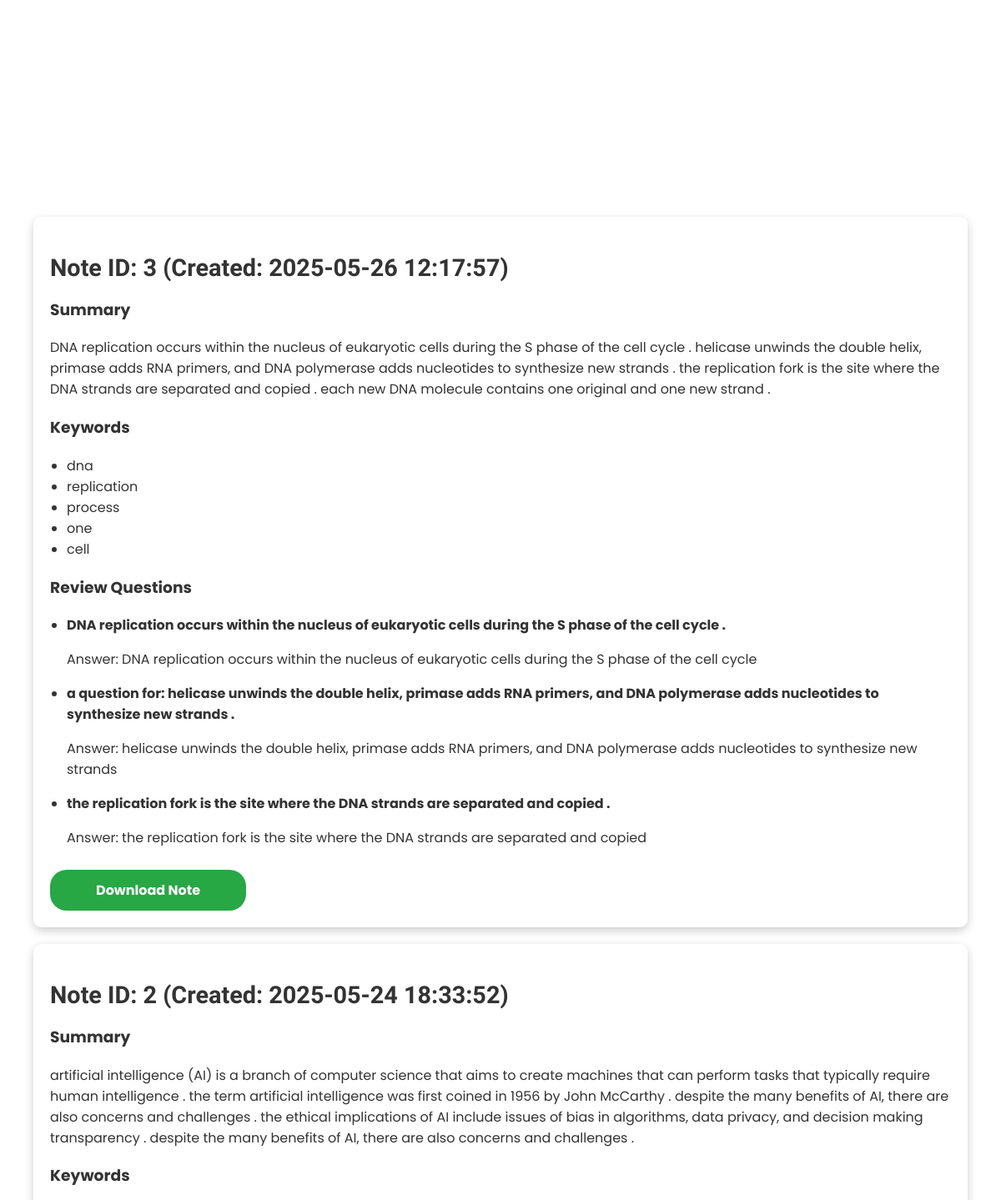
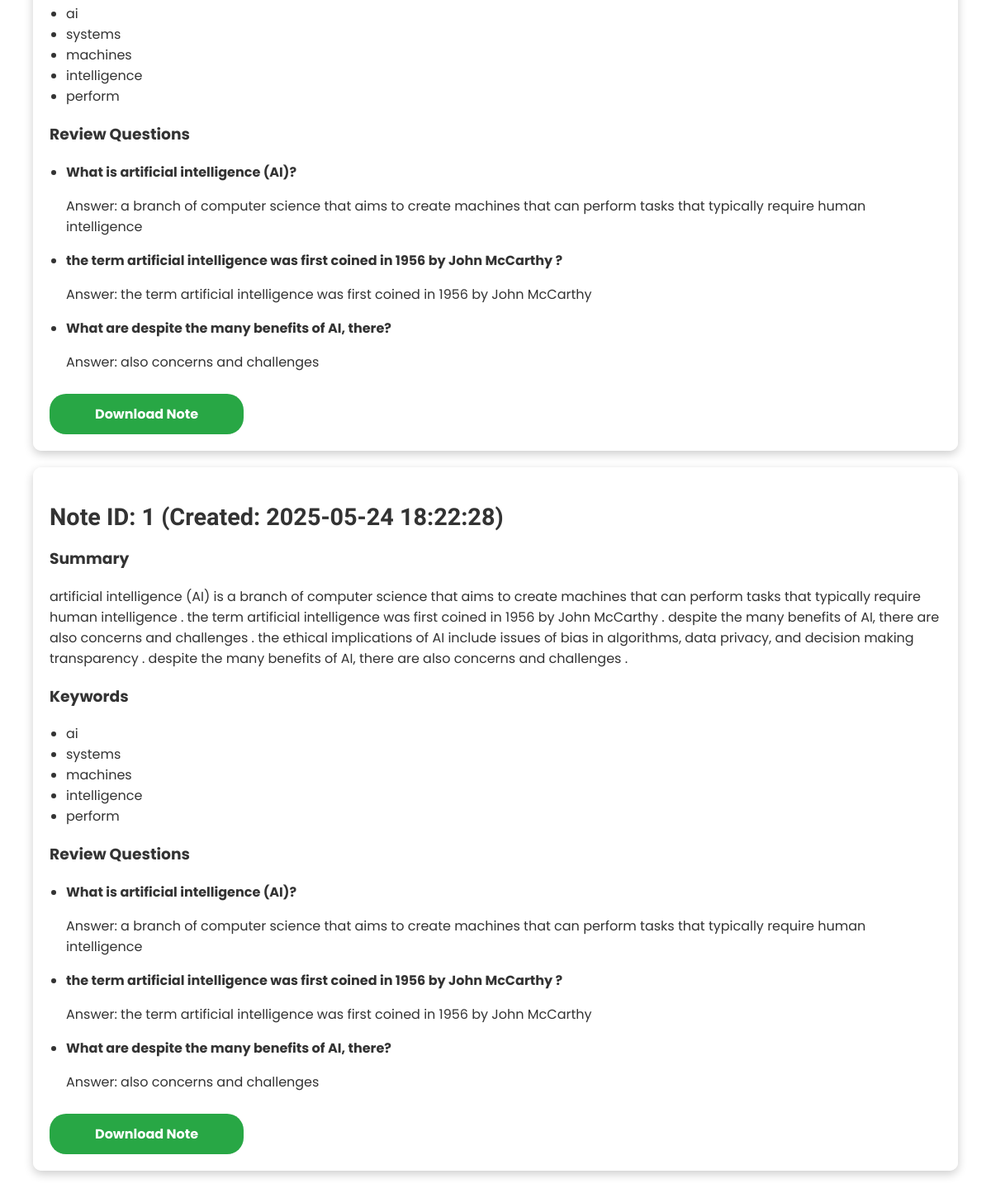
The app's page /notes (signed in) with its own data (2 pictures, top to bottom).
### tables this page shows
CREATE TABLE notes (
        id INTEGER PRIMARY KEY AUTOINCREMENT,
        user_id INTEGER NOT NULL,
        summary TEXT NOT NULL,
        keywords TEXT,
        questions TEXT,
        flashcards TEXT,
        created_at TIMESTAMP DEFAULT CURRENT_TIMESTAMP, user_note_id INTEGER,
        FOREIGN KEY (user_id) REFERENCES users(id)
    );

### app.py (the view)
@app.route('/notes')
def view_notes():
    if 'user_id' not in session:
        return redirect(url_for('home'))
    conn = sqlite3.connect('users.db')
    cursor = conn.cursor()
    cursor.execute("PRAGMA table_info(notes)")
    columns = [info[1] for info in cursor.fetchall()]
    use_user_note_id = 'user_note_id' in columns
    if use_user_note_id:
        cursor.execute("SELECT user_note_id, summary, keywords, questions, flashcards, created_at FROM notes WHERE user_id = ? ORDER BY created_at DESC", (session['user_id'],))
    else:
        cursor.execute("SELECT id, summary, keywords, questions, flashcards, created_at FROM notes WHERE user_id = ? ORDER BY created_at DESC", (session['user_id'],))
    saved_notes = cursor.fetchall()
    conn.close()
    notes_data = []
    for note in saved_notes:
        notes_data.append({
            'user_note_id': note[0],
            'summary': note[1],
            'keywords': note[2].split(',') if note[2] else [],
            'questions': json.loads(note[3]) if note[3] else [],
            'flashcards': json.loads(note[4]) if note[4] else [],
            'created_at': note[5]
        })
    return render_template('notes.html', notes_data=notes_data, username=session.get('username', ''))

### templates/notes.html (shortened to what this page needs)
<!DOCTYPE html>
<html lang="en">
<head>
</head>
<body>
    <div class="scrollable-content">
        <div class="main-container">
            <header>
                <nav>
                    <ul class="nav-links">
                        <li><a href="{{ url_for('mainpage') }}">Home</a></li>
                        <li><a href="{{ url_for('view_notes') }}">Notes</a></li>
                        <li><a href="{{ url_for('view_flashcards') }}">FlashCards</a></li>
                        <li><a href="{{ url_for('quiz') }}">Quiz</a></li>
                        {% if 'user_id' in session %}
                            <li class="dropdown">
                                <a href="#" class="dropbtn">Profile</a>
                            </li>
                        {% else %}
                            <li><a href="{{ url_for('login') }}">Login</a></li>
                        {% endif %}
                    </ul>
                </nav>
            </header>
            <div class="content-container">
                <h1 class="title">Saved Notes</h1>
                {% if notes_data %}
                    {% for note in notes_data %}
                        <div class="notes-container">
                            <h2>Note ID: {{ note.user_note_id }} (Created: {{ note.created_at }})</h2>
                            <h3>Summary</h3>
                            <p>{{ note.summary }}</p>
                            <h3>Keywords</h3>
                            <ul>
                                {% for keyword in note.keywords %}
                                    <li>{{ keyword }}</li>
                                {% endfor %}
                            </ul>
                            {% if note.questions %}
                                <h3>Review Questions</h3>
                                <ul>
                                    {% for q in note.questions %}
                                        <li><strong>{{ q.question }}</strong><p>Answer: {{ q.answer }}</p></li>
                                    {% endfor %}
                                </ul>
                            {% endif %}
                            <a href="{{ url_for('download_notes', user_note_id=note.user_note_id) }}" class="download-btn">Download Note</a>
                        </div>
                    {% endfor %}
                {% else %}
                    <div class="notes-container">
                        <p>No saved notes yet. Generate some notes to see them here!</p>
                    </div>
                {% endif %}
            </div>
        </div>
    </div>
</body>
</html>

### records on screen
notes: user_note_id "3", created_at "2025-05-26 12:17:57", summary "DNA replication occurs within the nucleus of eukaryotic cells during the S phase of the cell cycle . helicase unwinds the double helix, primase adds RNA primers, and DNA polymerase adds nucleotides to synthesize new strands . the replication fork is the site where the DNA strands are separated and copied . each new DNA molecule contains one original and one new strand .", keywords "dna" "replication" "process" "one" "cell", question "DNA replication occurs within the nucleus of eukaryotic cells during the S phase of the cell cycle ." "a question for: helicase unwinds the double helix, primase adds RNA primers, and DNA polymerase adds nucleotides to synthesize new strands ." "the replication fork is the site where the DNA strands are separated and copied .", answer "DNA replication occurs within the nucleus of eukaryotic cells during the S phase of the cell cycle" "helicase unwinds the double helix, primase adds RNA primers, and DNA polymerase adds nucleotides to synthesize new strands" "the replication fork is the site where the DNA strands are separated and copied"
notes: user_note_id "2", created_at "2025-05-24 18:33:52", summary "artificial intelligence (AI) is a branch of computer science that aims to create machines that can perform tasks that typically require human intelligence . the term artificial intelligence was first coined in 1956 by John McCarthy . despite the many benefits of AI, there are also concerns and challenges . the ethical implications of AI include issues of bias in algorithms, data privacy, and decision making transparency . despite the many benefits of AI, there are also concerns and challenges .", keywords "ai" "systems" "machines" "intelligence" "perform", question "What is artificial intelligence (AI)?" "the term artificial intelligence was first coined in 1956 by John McCarthy ?" "What are despite the many benefits of AI, there?", answer "a branch of computer science that aims to create machines that can perform tasks that typically require human intelligence" "the term artificial intelligence was first coined in 1956 by John McCarthy" "also concerns and challenges"
notes: user_note_id "1", created_at "2025-05-24 18:22:28", summary "artificial intelligence (AI) is a branch of computer science that aims to create machines that can perform tasks that typically require human intelligence . the term artificial intelligence was first coined in 1956 by John McCarthy . despite the many benefits of AI, there are also concerns and challenges . the ethical implications of AI include issues of bias in algorithms, data privacy, and decision making transparency . despite the many benefits of AI, there are also concerns and challenges .", keywords "ai" "systems" "machines" "intelligence" "perform", question "What is artificial intelligence (AI)?" "the term artificial intelligence was first coined in 1956 by John McCarthy ?" "What are despite the many benefits of AI, there?", answer "a branch of computer science that aims to create machines that can perform tasks that typically require human intelligence" "the term artificial intelligence was first coined in 1956 by John McCarthy" "also concerns and challenges"
